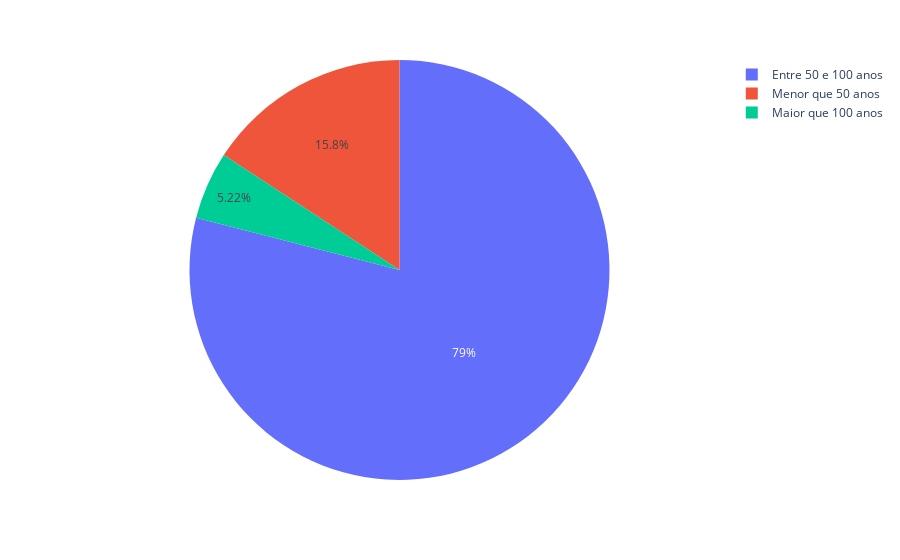

The code cell stored with this chart in its notebook:
### Code cell
fig_pie_variacao_quantidade_por_faixa_etaria = px.pie(df_analise_faixa_etaria, values='variacao_dia', names='faixa_etaria')
fig_pie_variacao_quantidade_por_faixa_etaria

### Figure 1 — Plotly figure (JSON) as saved in the notebook; plotly's stock layout.template omitted (floating-point values rounded to 4 significant figures)
{"data": [{"domain": {"x": [0, 1], "y": [0, 1]}, "hovertemplate": "faixa_etaria=%{label}<br>variacao_dia=%{value}<extra></extra>", "labels": ["Entre 50 e 100 anos", "Maior que 100 anos", "Menor que 50 anos"], "legendgroup": "", "name": "", "showlegend": true, "type": "pie", "values": [14980000000.0, 989600000.0, 2993000000.0]}], "layout": {"legend": {"tracegroupgap": 0}, "margin": {"t": 60}}}
